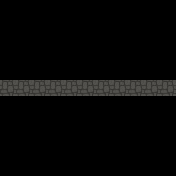

The image is a tile-based game level rendered from a .tmx file. Its description and complete source (layers, tilesets, objects, tile grids) follow:
An orthogonal 11x11 tile map with 16x16 px tiles, 3 tile layers (Path, Wall, Interact).

<map version="1.0" tiledversion="2017.06.27" orientation="orthogonal" renderorder="right-down" width="11" height="11" tilewidth="16" tileheight="16" nextobjectid="7">
 <properties>
  <property name="Connect_Bottom" type="bool" value="false" />
  <property name="Connect_Left" type="bool" value="true" />
  <property name="Connect_Right" type="bool" value="true" />
  <property name="Connect_Top" type="bool" value="false" />
 </properties>
 <tileset firstgid="1" name="tiles0" tilewidth="16" tileheight="16" tilecount="64" columns="16">
  <image source="./Tilesets/tiles0.png" width="256" height="64" />
 </tileset>
 <layer name="Path" width="11" height="11">
  <data encoding="csv">
0,0,0,0,0,0,0,0,0,0,0,
0,0,0,0,0,0,0,0,0,0,0,
0,0,0,0,0,0,0,0,0,0,0,
0,0,0,0,0,0,0,0,0,0,0,
0,0,0,0,0,0,0,0,0,0,0,
2,2,2,2,2,2,2,2,2,2,2,
0,0,0,0,0,0,0,0,0,0,0,
0,0,0,0,0,0,0,0,0,0,0,
0,0,0,0,0,0,0,0,0,0,0,
0,0,0,0,0,0,0,0,0,0,0,
0,0,0,0,0,0,0,0,0,0,0
</data>
 </layer>
 <layer name="Wall" width="11" height="11">
  <data encoding="csv">
0,0,0,0,0,0,0,0,0,0,0,
0,0,0,0,0,0,0,0,0,0,0,
0,0,0,0,0,0,0,0,0,0,0,
0,0,0,0,0,0,0,0,0,0,0,
0,0,0,0,0,0,0,0,0,0,0,
0,0,0,0,0,0,0,0,0,0,0,
0,0,0,0,0,0,0,0,0,0,0,
0,0,0,0,0,0,0,0,0,0,0,
0,0,0,0,0,0,0,0,0,0,0,
0,0,0,0,0,0,0,0,0,0,0,
0,0,0,0,0,0,0,0,0,0,0
</data>
 </layer>
 <layer name="Interact" width="11" height="11">
  <data encoding="csv">
0,0,0,0,0,0,0,0,0,0,0,
0,0,0,0,0,0,0,0,0,0,0,
0,0,0,0,0,0,0,0,0,0,0,
0,0,0,0,0,0,0,0,0,0,0,
0,0,0,0,0,0,0,0,0,0,0,
0,0,0,0,0,0,0,0,0,0,0,
0,0,0,0,0,0,0,0,0,0,0,
0,0,0,0,0,0,0,0,0,0,0,
0,0,0,0,0,0,0,0,0,0,0,
0,0,0,0,0,0,0,0,0,0,0,
0,0,0,0,0,0,0,0,0,0,0
</data>
 </layer>
 <objectgroup name="Events" />
</map>
